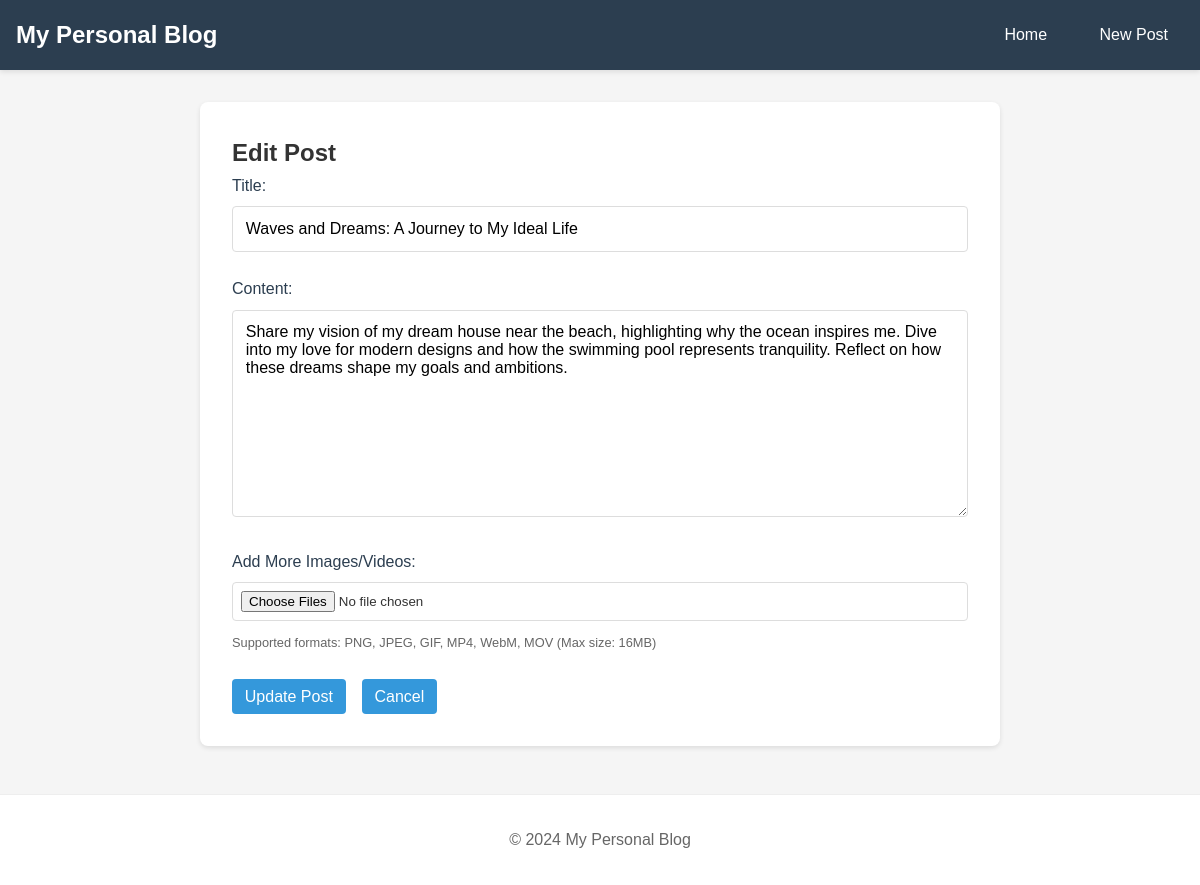
The app's page /edit/4 with its own data.
### tables this page shows
CREATE TABLE posts (
            id INTEGER PRIMARY KEY AUTOINCREMENT,
            title TEXT NOT NULL,
            content TEXT NOT NULL,
            created_at TIMESTAMP NOT NULL DEFAULT CURRENT_TIMESTAMP
        );

### app.py (the view)
@app.route('/edit/<int:post_id>', methods=['GET', 'POST'])
def edit(post_id):
    post = db.get_post(post_id)
    if post is None:
        return "Post not found", 404
    if request.method == 'POST':
        title = request.form['title']
        content = request.form['content']
        db.update_post(post_id, title, content)
        handle_media_upload(request.files, post_id)
        return redirect(url_for('home'))
    return render_template('edit.html', post=post)

### database.py (called while the page is built)
def get_db_connection():
    conn = sqlite3.connect(DATABASE_FILE)
    conn.row_factory = sqlite3.Row
    return conn

def get_post(post_id):
    conn = get_db_connection()
    post = conn.execute('SELECT * FROM posts WHERE id = ?', (post_id,)).fetchone()
    if post:
        post = dict(post)
        post['media'] = get_post_media(post['id'])
    conn.close()
    return post

def get_post_media(post_id):
    conn = get_db_connection()
    media = conn.execute('''
        SELECT * FROM media
        WHERE post_id = ?
        ORDER BY created_at
    ''', (post_id,)).fetchall()
    conn.close()
    return media

### templates/edit.html (shortened to what this page needs)
{% extends "base.html" %}
{% block content %}
    <div class="form-container">
        <h2>Edit Post</h2>
        <form method="POST" enctype="multipart/form-data">
            <div class="form-group">
                <label for="title">Title:</label>
                <input type="text" id="title" name="title" value="{{ post['title'] }}" required>
            </div>
            <div class="form-group">
                <label for="content">Content:</label>
                <textarea id="content" name="content" rows="10" required>{{ post['content'] }}</textarea>
            </div>
            <div class="form-group">
                <label for="media">Add More Images/Videos:</label>
                <input type="file" id="media" name="media" multiple
                       accept="image/png, image/jpeg, image/gif, video/mp4, video/webm, video/quicktime">
                <small class="form-text text-muted">
                    Supported formats: PNG, JPEG, GIF, MP4, WebM, MOV (Max size: 16MB)
                </small>
            </div>
            <div class="form-actions">
                <button type="submit" class="button">Update Post</button>
                <a href="{{ url_for('view_post', post_id=post['id']) }}" class="button">Cancel</a>
            </div>
        </form>
    </div>
{% endblock %}

### static/css/style.css (style rules this page uses)
* { margin: 0; padding: 0; box-sizing: border-box; }
body { font-family: 'Arial', sans-serif; line-height: 1.6; color: #333; background-color: #f5f5f5; }
.button { display: inline-block; padding: 0.3rem 0.8rem; background-color: #3498db; color: white; text-decoration: none; border-radius: 4px; border: none; cursor: pointer; font-size: 1rem; transition: background-color 0.3s; text-align: center; }
button.button { all: unset; display: inline-block; padding: 0.3rem 0.8rem; background-color: #3498db; color: white; text-decoration: none; border-radius: 4px; cursor: pointer; font-size: 1rem; transition: background-color 0.3s; text-align: center; }
.form-container { background: white; padding: 2rem; border-radius: 8px; box-shadow: 0 2px 5px rgba(0,0,0,0.1); max-width: 800px; margin: 0 auto; }
.form-group { margin-bottom: 1.5rem; }
label { display: block; margin-bottom: 0.5rem; color: #2c3e50; }
input[type="text"], textarea { width: 100%; padding: 0.8rem; border: 1px solid #ddd; border-radius: 4px; font-size: 1rem; font-family: inherit; }
textarea { resize: vertical; }
input[type="file"] { display: block; width: 100%; padding: 0.5rem; margin-bottom: 0.5rem; border: 1px solid #ddd; border-radius: 4px; background-color: #fff; }
.form-text { color: #666; font-size: 0.8rem; margin-top: 0.25rem; }
.form-actions, .actions { display: flex; gap: 1rem; margin-top: 1rem; }

### records on screen
posts: title "Waves and Dreams: A Journey to My Ideal Life", content "Share my vision of my dream house near the beach, highlighting why the ocean inspires me. Dive into my love for modern designs and how the swimming pool represents tranquility. Reflect on how these dreams shape my goals and ambitions."
